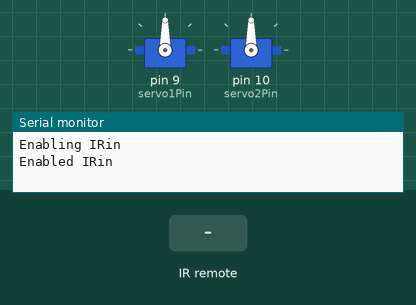
This sketch was run on a simulated Arduino Uno, built with avr-gcc and run on an emulated ATmega328P. Parts: 2 × servo, the last lines printed to the serial monitor. The inputs (shaded band) are chosen by the test bench.

Above: at 1.2 s.
1.3 s: infrared code 0xFD10EF received
At 2.5 s:
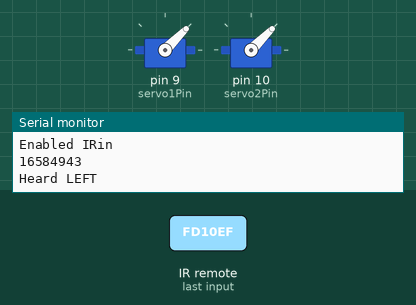
2.8 s: infrared code 0xFD50AF received
At 3.6 s:
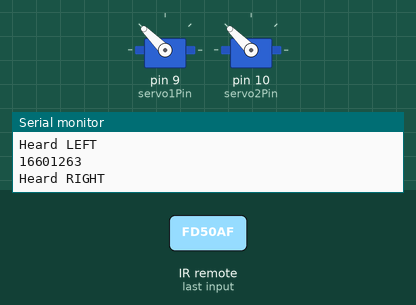
4.3 s: infrared code 0xFDA05F received
At 4.8 s:
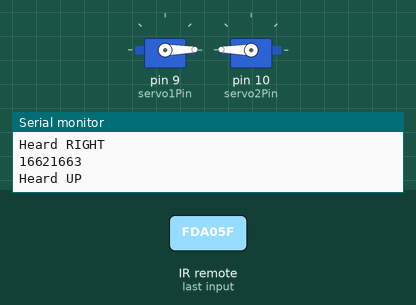
5.8 s: infrared code 0xFDB04F received
At 7.1 s:
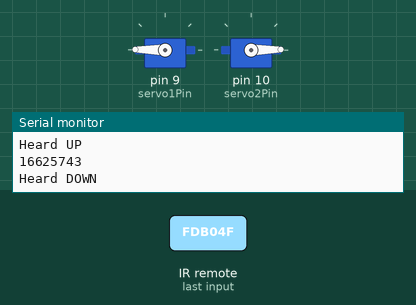
Timing chart, 0 to 8.3 s (numbered marks = the images above; inputs shaded):
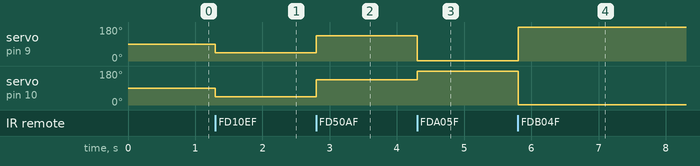

The sketch:

RC_Control_IRRemote.ino
```cpp
/*
 * Classroom Example of Servo IR Remote Control
 *
 */

// Library For IR Remote
#include <IRremote.h>
// Library for Servo
#include <Servo.h>

// Arduino Digital PIN connected to IR Sensor
// These are constants and cannot be changed later in code.
const int IR = 2;

// Arduino PWM Digital PIN Connected to Servo 1
// These are constants and cannot be changed later in code.
const int servo1Pin = 9;
const int servo2Pin = 10;

// Save the reading of the IR here
// This will later be set to a value in the loop
unsigned long int reading;

// Create an IR object as documented for the IRremote library
// https://github.com/z3t0/Arduino-IRremote
IRrecv irrecv(IR);
decode_results result;

// Create two servo objects that we will later manipulate.
Servo servo1;
Servo servo2;

void setup()
{
  // Turn on trhe serial monitor
  Serial.begin(9600);

  // Attach the servos to a PIN on the arduino board
  servo1.attach(servo1Pin);
  servo2.attach(servo2Pin);

  // Set the servos to 90 so they should be in the middle or stopped.
  servo1.write(90);
  servo2.write(90);

  // Tell us we are turning on the IR decoder.
  Serial.println("Enabling IRin");
  irrecv.enableIRIn(); // Start the IR receiver
  Serial.println("Enabled IRin");
}

void loop() {

  /*
   * If the IR Sensor reads something, then check the reading and make a descision on what to do
   */

  if (irrecv.decode(&result)) {
    // Remember the value that is coming from the sensor
    reading = (result.value);
    // Print the value to the serial monitor
    Serial.println(reading);

    // Move Servos based on reading
    switch(reading) {
              case 16584943:  Serial.println("Heard LEFT"); servo1.write(45); servo2.write(45); break;
              case 16601263:  Serial.println("Heard RIGHT"); servo1.write(135); servo2.write(135); break;
              case 16621663:  Serial.println("Heard UP"); servo1.write(1); servo2.write(179); break;
              case 16625743:  Serial.println("Heard DOWN"); servo1.write(179); servo2.write(1); break;
              case 16605343:  Serial.println("Heard STOP"); servo1.write(90); servo2.write(90); break;
    }

    /*
     * Another way to write the switch statement above using and XOR statement:
     *
     * if (reading == 16584943) {
     *        do something.....
     * } else if (reading == 16601263) {
     *        do something diffrent....
     * } else {
     *        If nothing matches do this.....
     * }
     *
     */

    irrecv.resume(); // Receive the next value
  }

  // Make LED Blink
  // Add in code from example below to make my LED blink.
  // https://www.arduino.cc/en/Tutorial/BlinkWithoutDelay


}
```

Measured:
- after the input at 1.3 s, servo on pin 9 (servo1Pin), servo on pin 10 (servo2Pin): 90° → 45° at once
- after the input at 2.8 s, servo on pin 9 (servo1Pin), servo on pin 10 (servo2Pin): 45° → 135° at once
- after the input at 4.3 s, servo on pin 9 (servo1Pin): 135° → 1° at once; servo on pin 10 (servo2Pin): 135° → 179° at once
- after the input at 5.8 s, servo on pin 9 (servo1Pin): 1° → 179° at once; servo on pin 10 (servo2Pin): 179° → 1° at once
